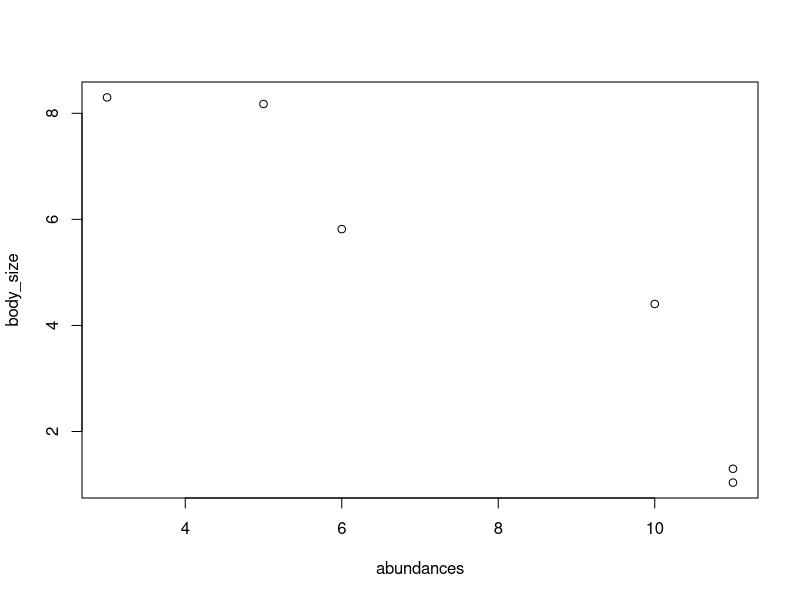
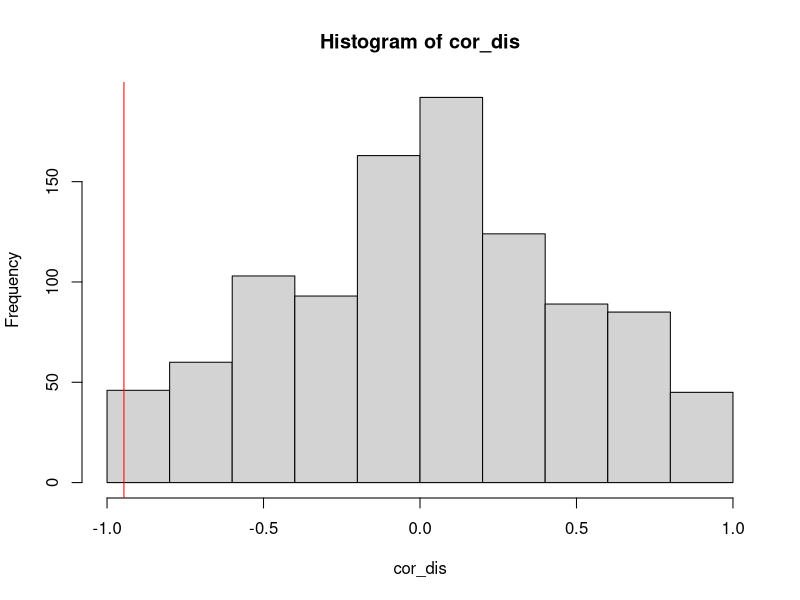
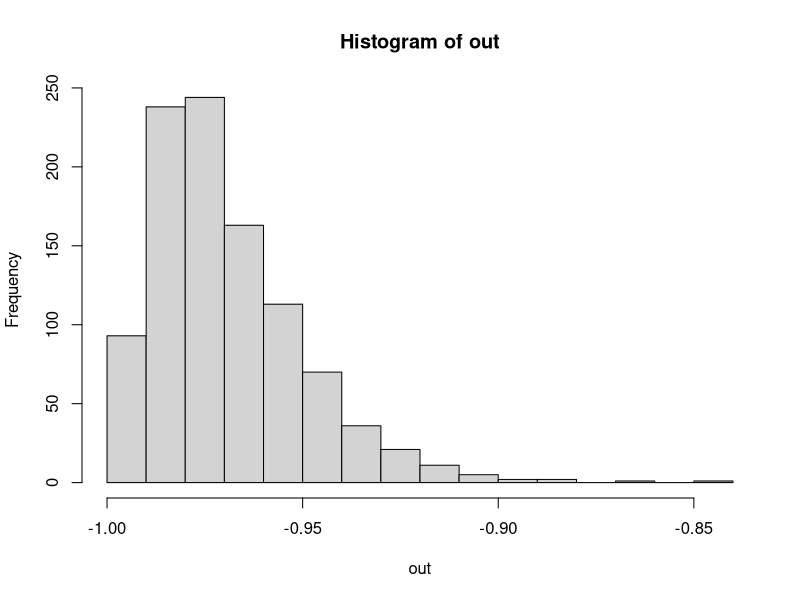

R code for these plots, in order:
## ---- chunk 1
# a simple null model to asses correlations
# creamos la data

abundances <- sort(round(runif(n=6, min = 1, max = 13))) #numeros aleatorios con distribución uniform
abundances

body_size <- sort(runif(n=6, min = 1, max = 9), decreasing = T)
body_size

plot(abundances, body_size)

#first, mesurmos corrrelacion
#por defecto te calcula pearson, si es lineal va bien, spearman se adapta bien si no es lineal 
#.IMPORTANTE DECIR CUAL EN LOS ARTÍCULOS

cor(abundances, body_size) # -0.9
cor.test(abundances, body_size) #PARA SABER INTERVALOS DE CONFIANZA, P-VALUE ETC
## ---- chunk 2
#MODELO NULO

cor(sample(abundances, size = 6, replace = FALSE),
    body_size)

#podemos dejar uno fijo (que no cambie sus valores, y otro que si, o a veces los dos que cambien (no es necesario))
#replace: si volvemos a metre la opcion de seleccion de un numero que ya hemos sacado
## ---- chunk 3
#primero guardar el output

cor_dis <- rep(NA, 1000) #esto sera un vector donde estaran los resultados
#para cada i en el vector de 1:1000
for (i in 1:1000) {
  cor_dis[i] <- cor(sample(abundances, 
                          size = 6, 
                          replace = FALSE),
                    body_size)
}

hist(cor_dis)
corr <- cor(abundances, body_size)
abline(v = corr, col = "red")
library(gplots)

# test p-value

p <- pnorm(q =corr,
           mean = mean(cor_dis),
           sd = sd(cor_dis))
p
## ---- chunk 4
p <- abundances/sum(abundances) #Proporciones de cada especie
p

S <- sum(p*log(p)) #Shannon
S

i_equi <- S/log(length(abundances))
i_equi
## ---- chunk 5
#Función para el calculo del indice de evenness
J <- function(v){
  p <- v/sum(v)
  S <- sum(p*log(p))
  J <- S/log(length(v))
  J
}
## ---- chunk 6
J(abundances)
## ---- chunk 7
eve <- J(abundances)
#Hacemos otro modelo nulo, si tiene sentido lo que hemos hecho:
#Necesitamos crear comunidades con el mismo num de especies e individuos
#podemos usar sample

#null model

n.model <- sample(x = c(1:6),
                  size = sum(abundances),
                  replace = TRUE)

#Las especies son las bolas. Queremos crear comunidades de 6 especies, pero de 40 individuos. Tenemos que reemplazar las bolas, porque sino solo habria 6 individuos de 6 especies. Queremos calcular riquezas!!!

n.model
null.ab <- table(n.model)

#Hago azar
J(null.ab) #Practicamente no cambia!!!!!!
## ---- chunk 8
out <- rep(NA, 1000) #esto sera un vector donde estaran los resultados
#para cada i en el vector de 1:1000
for (i in 1:1000) {
  even_dis <- sample(x = c(1:6),
                  size = sum(abundances),
                  replace = TRUE)
  null_abun <- as.vector(table(even_dis))
  out[i] <- J(null_abun)
}

hist(out)
pval <- length(out[which(out < eve)])/length(out)
pval
## ---- chunk 9

null <- function(v, plotit = TRUE){ #VALORES POR DEFECTO los especificamos aqui
  indice <- J(v)
  y <- rep(NA, 1000) 
  
  for (i in 1:1000) {
    even_dis <- sample(x = c(1:6),
                  size = sum(v),
                  replace = TRUE)
  null_abun <- as.vector(table(even_dis))
  y[i] <- J(null_abun)
}
if(plotit == TRUE){
  hist(y) 
}
pval <- length(y[which(y < indice)])/length(y)
list(indice, mean(y), pval)
}

null(abundances, plotit = FALSE)
## ---- chunk 10
out <- lapply(1:1000, function(i){log(i)})
unlist(out)

#i es cada uno de los numeros de 1 a 1000
